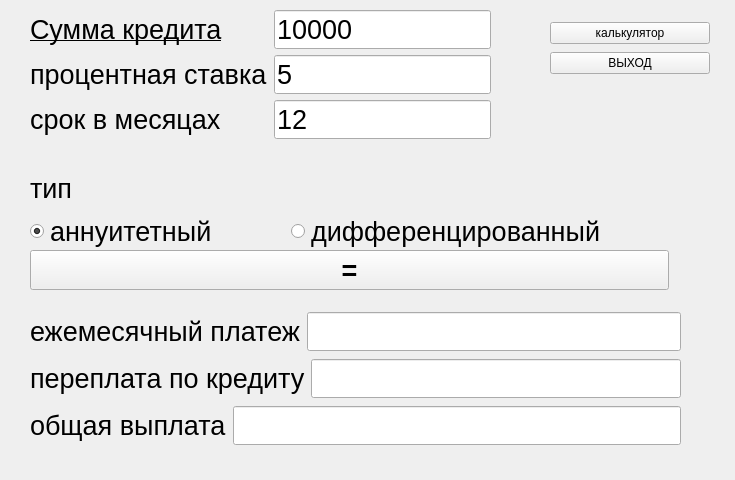
<?xml version="1.0" encoding="UTF-8"?>
<ui version="4.0">
 <class>Credits</class>
 <widget class="QWidget" name="Credits">
  <property name="geometry">
   <rect>
    <x>0</x>
    <y>0</y>
    <width>735</width>
    <height>480</height>
   </rect>
  </property>
  <property name="windowTitle">
   <string>Form</string>
  </property>
  <widget class="QWidget" name="layoutWidget">
   <property name="geometry">
    <rect>
     <x>30</x>
     <y>170</y>
     <width>576</width>
     <height>80</height>
    </rect>
   </property>
   <layout class="QVBoxLayout" name="verticalLayout_2">
    <item>
     <widget class="QLabel" name="label_3">
      <property name="font">
       <font>
        <pointsize>20</pointsize>
       </font>
      </property>
      <property name="locale">
       <locale language="Russian" country="Russia"/>
      </property>
      <property name="text">
       <string>тип</string>
      </property>
     </widget>
    </item>
    <item>
     <layout class="QHBoxLayout" name="horizontalLayout_2">
      <item>
       <widget class="QRadioButton" name="radio_but_annu">
        <property name="font">
         <font>
          <pointsize>20</pointsize>
         </font>
        </property>
        <property name="text">
         <string>аннуитетный</string>
        </property>
        <property name="checked">
         <bool>true</bool>
        </property>
       </widget>
      </item>
      <item>
       <widget class="QRadioButton" name="radio_but_diff">
        <property name="font">
         <font>
          <pointsize>20</pointsize>
         </font>
        </property>
        <property name="text">
         <string>дифференцированный</string>
        </property>
        <property name="checked">
         <bool>false</bool>
        </property>
       </widget>
      </item>
     </layout>
    </item>
   </layout>
  </widget>
  <widget class="QWidget" name="layoutWidget_2">
   <property name="geometry">
    <rect>
     <x>30</x>
     <y>310</y>
     <width>651</width>
     <height>140</height>
    </rect>
   </property>
   <layout class="QVBoxLayout" name="verticalLayout_3">
    <item>
     <layout class="QHBoxLayout" name="horizontalLayout">
      <item>
       <widget class="QLabel" name="label_5">
        <property name="font">
         <font>
          <pointsize>20</pointsize>
         </font>
        </property>
        <property name="text">
         <string>ежемесячный платеж</string>
        </property>
       </widget>
      </item>
      <item>
       <widget class="QLineEdit" name="field_everymonth_payment">
        <property name="font">
         <font>
          <pointsize>20</pointsize>
         </font>
        </property>
        <property name="mouseTracking">
         <bool>true</bool>
        </property>
        <property name="readOnly">
         <bool>true</bool>
        </property>
       </widget>
      </item>
     </layout>
    </item>
    <item>
     <layout class="QHBoxLayout" name="horizontalLayout_3">
      <item>
       <widget class="QLabel" name="label_6">
        <property name="font">
         <font>
          <pointsize>20</pointsize>
         </font>
        </property>
        <property name="text">
         <string>переплата по кредиту</string>
        </property>
       </widget>
      </item>
      <item>
       <widget class="QLineEdit" name="field_pereplata">
        <property name="font">
         <font>
          <pointsize>20</pointsize>
         </font>
        </property>
        <property name="readOnly">
         <bool>true</bool>
        </property>
       </widget>
      </item>
     </layout>
    </item>
    <item>
     <layout class="QHBoxLayout" name="horizontalLayout_4">
      <item>
       <widget class="QLabel" name="label_7">
        <property name="font">
         <font>
          <pointsize>20</pointsize>
         </font>
        </property>
        <property name="text">
         <string>общая выплата</string>
        </property>
       </widget>
      </item>
      <item>
       <widget class="QLineEdit" name="field_all_priece">
        <property name="font">
         <font>
          <pointsize>20</pointsize>
         </font>
        </property>
        <property name="readOnly">
         <bool>true</bool>
        </property>
       </widget>
      </item>
     </layout>
    </item>
   </layout>
  </widget>
  <widget class="QWidget" name="verticalLayoutWidget_2">
   <property name="geometry">
    <rect>
     <x>550</x>
     <y>20</y>
     <width>160</width>
     <height>58</height>
    </rect>
   </property>
   <layout class="QVBoxLayout" name="verticalLayout_4">
    <item>
     <widget class="QPushButton" name="butt_go_to_calc">
      <property name="text">
       <string>калькулятор</string>
      </property>
     </widget>
    </item>
    <item>
     <widget class="QPushButton" name="butt_exit">
      <property name="text">
       <string>ВЫХОД</string>
      </property>
     </widget>
    </item>
   </layout>
  </widget>
  <widget class="QPushButton" name="butt_ravno">
   <property name="geometry">
    <rect>
     <x>30</x>
     <y>250</y>
     <width>639</width>
     <height>40</height>
    </rect>
   </property>
   <property name="font">
    <font>
     <pointsize>20</pointsize>
     <weight>75</weight>
     <bold>true</bold>
    </font>
   </property>
   <property name="text">
    <string>=</string>
   </property>
  </widget>
  <widget class="QWidget" name="verticalLayoutWidget">
   <property name="geometry">
    <rect>
     <x>30</x>
     <y>10</y>
     <width>461</width>
     <height>151</height>
    </rect>
   </property>
   <layout class="QVBoxLayout" name="verticalLayout">
    <item>
     <layout class="QFormLayout" name="formLayout">
      <item row="1" column="0">
       <widget class="QLabel" name="label_4">
        <property name="font">
         <font>
          <pointsize>20</pointsize>
         </font>
        </property>
        <property name="locale">
         <locale language="Russian" country="Russia"/>
        </property>
        <property name="text">
         <string>процентная ставка</string>
        </property>
       </widget>
      </item>
      <item row="0" column="0">
       <widget class="QLabel" name="label">
        <property name="font">
         <font>
          <pointsize>20</pointsize>
          <weight>50</weight>
          <italic>false</italic>
          <bold>false</bold>
          <underline>true</underline>
          <strikeout>false</strikeout>
         </font>
        </property>
        <property name="mouseTracking">
         <bool>false</bool>
        </property>
        <property name="tabletTracking">
         <bool>false</bool>
        </property>
        <property name="acceptDrops">
         <bool>false</bool>
        </property>
        <property name="locale">
         <locale language="Russian" country="Russia"/>
        </property>
        <property name="text">
         <string>Сумма кредита</string>
        </property>
       </widget>
      </item>
      <item row="2" column="0">
       <widget class="QLabel" name="label_2">
        <property name="font">
         <font>
          <pointsize>20</pointsize>
         </font>
        </property>
        <property name="locale">
         <locale language="Russian" country="Russia"/>
        </property>
        <property name="text">
         <string>срок в месяцах</string>
        </property>
       </widget>
      </item>
      <item row="0" column="1">
       <widget class="QLineEdit" name="field_credit_sum">
        <property name="font">
         <font>
          <pointsize>20</pointsize>
         </font>
        </property>
        <property name="text">
         <string>10000</string>
        </property>
       </widget>
      </item>
      <item row="1" column="1">
       <widget class="QLineEdit" name="field_percent">
        <property name="font">
         <font>
          <pointsize>20</pointsize>
         </font>
        </property>
        <property name="text">
         <string>5</string>
        </property>
       </widget>
      </item>
      <item row="2" column="1">
       <widget class="QLineEdit" name="field_srok">
        <property name="font">
         <font>
          <pointsize>20</pointsize>
         </font>
        </property>
        <property name="text">
         <string>12</string>
        </property>
       </widget>
      </item>
     </layout>
    </item>
   </layout>
  </widget>
 </widget>
 <resources/>
 <connections/>
</ui>
